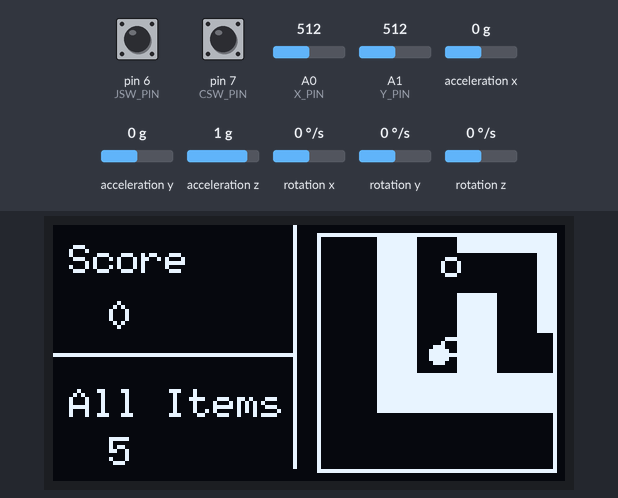
A sketch run on a simulated Arduino Uno, built with avr-gcc and run on an emulated ATmega328P. On the bench: 128×64 one-colour display. The inputs (shaded band) are chosen by the test bench; at power-on: pin 6 (JSW_PIN) HIGH, A0 (X_PIN) = 512, pin 7 (CSW_PIN) HIGH, A1 (Y_PIN) = 512, acceleration x 0 g, acceleration y 0 g, acceleration z 1 g, rotation x 0 °/s, rotation y 0 °/s, rotation z 0 °/s. Random numbers use the default seed unless the sketch sets one; the audio player accepts every command and is not drawn.

Above: at 2.2 s.
2.3 s: pin 6 (JSW_PIN) pulled LOW for 0.3 s
At 2.71 s:
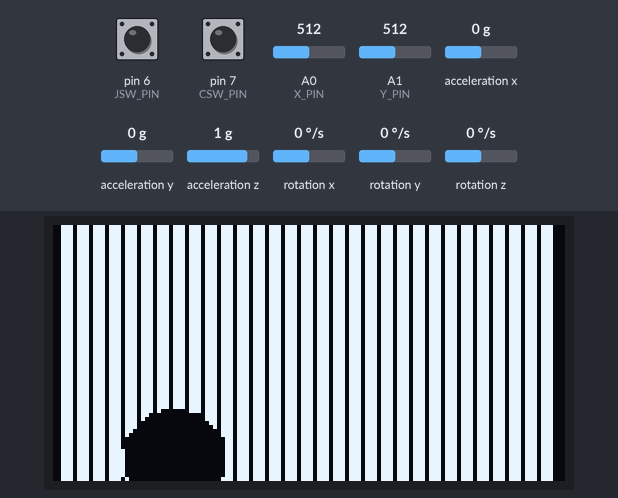
4.4 s: A0 (X_PIN) set to 30
At 6.58 s:
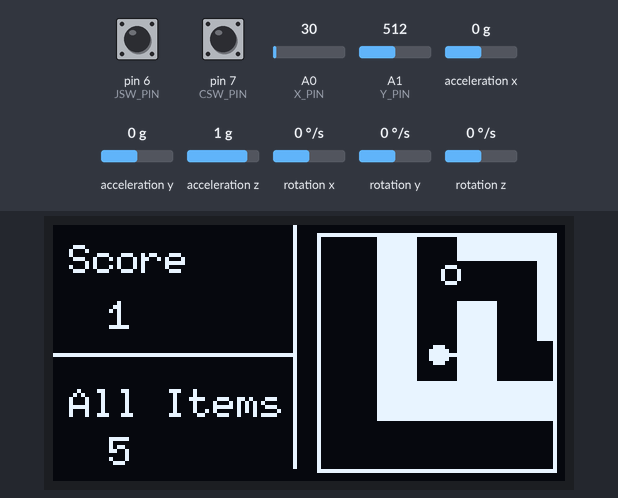
7.4 s: pin 6 (JSW_PIN) pulled LOW for 1 s
At 9.96 s:
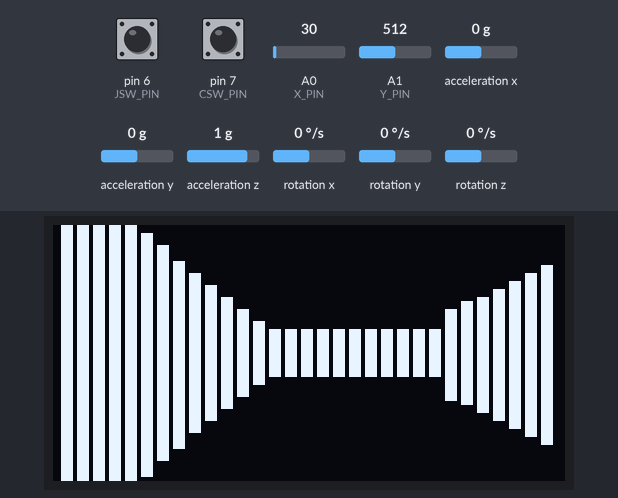
Timing chart, 0 to 11.5 s (numbered marks = the images above; inputs shaded):
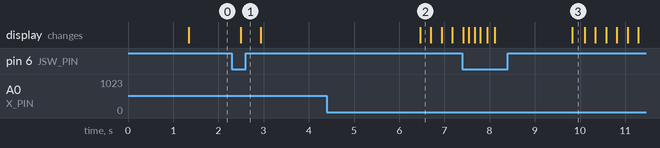

Measured:
- after the input at 2.3 s, the display: changes after 0.19 s (image 1)
- after the input at 4.4 s, the display: changes after 2.1 s (image 2)

The sketch:

task4.ino
```cpp
#include <MPU6050_6Axis_MotionApps20.h>
#include <Wire.h>
#include <U8glib.h>
#include <DFRobotDFPlayerMini.h>
#include <SoftwareSerial.h>
#include "MyLibrary.h"

#define AUDIO_ON  // 効果音付き

#define SCREEN_WIDTH 128
#define SCREEN_HEIGHT 64
#define MazeWidth 7       // 迷路の横幅
#define MazeHeight 7      // 迷路の縦幅

const int screenMidW = SCREEN_WIDTH/2;   // 画面横の中央
const int screenMidH = SCREEN_HEIGHT/2;  // 画面縦の中央

// ジョイコンのピン情報
const int X_PIN = A0;  // X軸方向の入力ピン
const int Y_PIN = A1;  // Y軸方向の入力ピン
const int JSW_PIN = 6; // ジョイコンスイッチの入力ピン
const int CSW_PIN = 7; // クラッシュスイッチの入力ピン

// I2C通信のオブジェクトインスタンス
MPU6050 mpu;
U8GLIB_SSD1306_128X64 u8g(U8G_I2C_OPT_NONE|U8G_I2C_OPT_DEV_0);

#ifdef AUDIO_ON
// オーディオ関連
SoftwareSerial mySoftwareSerial(2, 3); // RX, TX
DFRobotDFPlayerMini myDFPlayer;

bool ClearSE = false;
bool StartSE = false;
bool WalkSE = false;
#endif

// MPU6050からの情報
Quaternion preq, curq;     // クォータニオン [w, x, y, z]
float euler[3];         // オイラー角 [psi, theta, phi]
uint8_t fifoBuffer[64]; // DMPにおけるFIFOストレージバッファ

// 迷路の情報
bool  maze[MazeWidth][MazeHeight];    // 迷路のマップ
const int cellsize = 10;              // マップビューでのマス目サイズ
const int ItemAllNum = MazeHeight-2;  // アイテムの総数 10以上
Item itemList[ItemAllNum];            // アイテムの情報

// 視野の情報
const int fov = 90;                       // 視野角
const int deltaAngle = 3;                 // レイキャスティングの光線幅
const int layNum = fov / deltaAngle + 1;  // 光線の数
const int layAllNum = 360 / deltaAngle;   // 光線ベクトルの総数
const int half = (layAllNum >> 1);
const int quarter = (layAllNum >> 2);
const int eighth = (layAllNum >> 3);
Vector2D unitvec[eighth + 1];             // deltaAngle 刻みの単位ベクトル (0°から45°まで)
const int wallwidth = 3;                  // 光線に対応する描画長方形の幅
const int viewmargin = (SCREEN_WIDTH - (wallwidth + 1) * layNum) / 2;
                                          // 左端の余白
int wallheight[layNum];                   // 光線に対応する描画長方形の高さ

// プレイヤーなどの情報
Player player = Player(1.5,1.5);
int tmpcenterAngleIndex = player.centerAngleIndex;

// その他の情報
int preJoyConSWState = 1;
int preCrashSWState = 1;
unsigned long previousMs = 0;
bool GameStart = false;
bool GameClear = false;

void buildMaze(){
  for(int i=0; i<MazeWidth; i++) for(int j=0; j<MazeHeight; j++){
    if( i==0 || i==MazeWidth-1 || j==0 || j==MazeHeight-1 ) maze[i][j] = true;
    else if( i%2==0 && j%2==0 ) maze[i][j] = true;
    else  maze[i][j] = false;
  }
  for(int i=2; i<MazeWidth-2; i+=2) for(int j=2; j<MazeHeight-2; j+=2){
    int r = ((j==2) ? random(4) : random(3));
    while(1){
      if(r==0 && !maze[i+1][j]){
        maze[i+1][j] = true;  break;
      }else if(r==1 && !maze[i][j+1]){
        maze[i][j+1] = true;  break;
      }else if(r==2 && !maze[i-1][j]){
        maze[i-1][j] = true;  break;
      }else if(r==3 && !maze[i][j-1]){
        maze[i][j-1] = true;  break;
      }
      r++;
      if(j==2 && r==4) r=0;
      if(j!=2 && r==3) r=0;
    }
  }
  int k=0;
  for(int j=1; j<MazeHeight-1; j++){
    int i = random(1,MazeWidth-1);
    while(maze[i][j]) if(++i>=MazeWidth-1) i=1;
    itemList[k].pos.x = i + random(1,10) / (float)10.0;
    itemList[k].pos.y = j + random(1,10) / (float)10.0;
    itemList[k++].taken = false;
  }
}

void setupMPU() {
  Wire.begin();
  Wire.setClock(400000); // I2Cクロックを400kHz
  mpu.initialize();
  uint8_t devStatus = mpu.dmpInitialize();

  // 調べたオフセットを設定する (!!!!要変更!!!!)
  mpu.setXAccelOffset(-344);
  mpu.setYAccelOffset(365);
  mpu.setZAccelOffset(1195);
  mpu.setXGyroOffset(11);
  mpu.setYGyroOffset(-3);
  mpu.setZGyroOffset(21);

  if (devStatus == 0) {
    // キャリブレーション (較正) 回数の設定
    mpu.CalibrateAccel(6);
    mpu.CalibrateGyro(6);
    mpu.setDMPEnabled(true);
  } else {
    Serial.print("DMP Initialization failed.");
  }
}

void getUnitVec(int angleIndex, Vector2D *vec){
  bool xRev = false;
  bool yRev = false;
  bool swap = false;
  if(angleIndex < 0)   angleIndex+= layAllNum;
  if(angleIndex >= layAllNum) angleIndex -= layAllNum;
  if(angleIndex >= half){
    angleIndex = layAllNum - angleIndex;
    yRev = true;
  }
  if(angleIndex >= quarter){
    angleIndex = half - angleIndex;
    xRev = true;
  }
  if(angleIndex >= eighth){
    angleIndex = quarter - angleIndex;
    swap = true;
  }
  vec->x = unitvec[angleIndex].x;
  vec->y = unitvec[angleIndex].y;
  if(swap){
    float tmp = vec->x;
    vec->x = vec->y;  vec->y = tmp;
  }
  if(xRev)  vec->x = -vec->x;
  if(yRev)  vec->y = -vec->y;
  return;
}

void correctDistort(int angleIndex, float *len){
  Vector2D vec;
  getUnitVec(angleIndex-player.centerAngleIndex, &vec);
  *len = *len * ((abs(vec.x) < 0.001) ? 0.001 : vec.x);
}

bool hitWall(float px, float py){
  int x = floor(px);
  int y = floor(py);
  if(x<0 || y<0 || x>=MazeWidth || y>=MazeHeight) return false;
  if(px-x < 0.0001){
    if(maze[x][y]||maze[x-1][y]) return true;
  }
  if(py-y < 0.0001){
    if(maze[x][y]||maze[x][y-1]) return true;
  }
  return false;
}

float getLengthToWall(Vector2D *vec){
  float wallx = (vec->x >= 0) ? ceil(player.pos.x) : floor(player.pos.x);
  float wally = (vec->y >= 0) ? ceil(player.pos.y) : floor(player.pos.y);
  float dist, len, minlength;
  minlength = 3.0;
  bool found = false;
  for(; abs(wallx-player.pos.x)<=3.0; wallx += ((vec->x >= 0) ? 1.0 : -1.0)){
    dist = wallx-player.pos.x;
    len = dist / ((abs(vec->x) < 0.01) ? 0.01 : vec->x);
    if(hitWall(wallx, player.pos.y+len*vec->y)){
      if(minlength > len){
        found = true;
        minlength = len;  break;
      }
    }
  }
  for(; abs(wally-player.pos.y)<=3.0; wally += ((vec->y >= 0) ? 1.0 : -1.0)){
    dist = wally-player.pos.y;
    len = dist / ((abs(vec->y) < 0.01) ? 0.01 : vec->y);
    if(hitWall(player.pos.x+len*vec->x, wally)){
      if(minlength > len){
        found = true;
        minlength = len;  break;
      }
    }
  }
  if(found) return minlength;
  else  return -1;
}

int getWallHeight(int angleIndex){
  Vector2D vec;
  getUnitVec(angleIndex, &vec);
  float len = getLengthToWall(&vec);
  if(len < 0) return 0;
  correctDistort(angleIndex, &len);
  if(len < 0.001) len = 0.001;
  return constrain((SCREEN_HEIGHT / (len * 2)), 0, SCREEN_HEIGHT);
}

void setWallHeight(){
  uint8_t j=0;
  int rightlayAngleIndex = player.centerAngleIndex - (layNum>>1);
  int leftlayAngleIndex = rightlayAngleIndex + layNum - 1;
  for(int i=leftlayAngleIndex; i >= rightlayAngleIndex; i--){
    wallheight[j++] = getWallHeight(i);
  }
}

void repaintView(){
  setWallHeight();
  u8g.firstPage();
  do {
    int leftpos = viewmargin;
    for(int i=0; i<layNum; i++){
      if(wallheight[i] > 0){
        u8g.drawBox(leftpos, screenMidH - (wallheight[i] >> 1), wallwidth, wallheight[i]);
      }
      leftpos += wallwidth + 1;
    }
    for(int i=0; i<ItemAllNum; i++) if(!itemList[i].taken){
      float dist = sqrt(getDistanceSq(&player.pos,&itemList[i].pos));
      if(dist < 3.0){
        Vector2D vec;
        vec.x = (itemList[i].pos.x - player.pos.x) / dist;
        vec.y = (itemList[i].pos.y - player.pos.y) / dist;
        int itemAngle = atan2(vec.y,vec.x) * 180 / M_PI - player.centerAngleIndex * deltaAngle;
        if(itemAngle < -180) itemAngle += 360;
        if(itemAngle > 180) itemAngle -= 360;
        if(abs(itemAngle) <= (fov>>1)){
          float len = getLengthToWall(&vec);
          if(dist < len || len < 0){
            int Itemx = SCREEN_WIDTH/2 - (itemAngle) * (wallwidth+1) / deltaAngle;
            int Itemy = SCREEN_HEIGHT - dist * 10;
            int diameter = (int)(6.0/dist);
            u8g.setColorIndex(0);
            u8g.drawDisc(Itemx,Itemy,diameter);
            u8g.setColorIndex(1);
            u8g.drawCircle(Itemx,Itemy,diameter);
          }
        }
      }
    }
  } while ( u8g.nextPage() );
}

void repaintMap(){
  char ScoreStr[3], AllNumStr[3];
  if(player.ItemNum < 10) ScoreStr[0] = ' ';
  else  ScoreStr[0] = '0' + player.ItemNum / 10;
  ScoreStr[1] = '0' + player.ItemNum % 10;
  if(ItemAllNum < 10) AllNumStr[0] = ' ';
  else  AllNumStr[0] = '0' + ItemAllNum / 10;
  AllNumStr[1] = '0' + ItemAllNum % 10;
  ScoreStr[2] = AllNumStr[2] = '\0';
  Vector2D vec;

  u8g.firstPage();
  do {
    u8g.drawLine(60,0,60,60);
    u8g.drawLine(0,32,60,32);

    u8g.drawStr(4,4,"Score");
    u8g.drawStr(4,40,"All Items");
    u8g.drawStr(8,18,ScoreStr);
    u8g.drawStr(8,52,AllNumStr);

    u8g.drawFrame(66,2,60,60);
    u8g.drawDisc(96,32,2);
    getUnitVec(player.centerAngleIndex, &vec);
    int dx = floor(cellsize * vec.x * 0.7);
    int dy = - floor(cellsize * vec.y * 0.7);
    u8g.drawLine(96,32,96+dx,32+dy);

    int uppos = 2, downpos = 2 + (int)(cellsize * (player.pos.y - floor(player.pos.y)));
    int i, j = floor(player.pos.y) + 3;
    int leftpos, rightpos;
    while(uppos != SCREEN_HEIGHT-2 || downpos != SCREEN_HEIGHT-2){
      if(uppos != downpos){
        leftpos = 66; rightpos = 66 + (int)(cellsize * (ceil(player.pos.x) - player.pos.x));
        i = floor(player.pos.x) - 3;
        while(leftpos != SCREEN_WIDTH-2 || rightpos != SCREEN_WIDTH-2){
          if(leftpos != rightpos){
            if(0<=i && i<MazeWidth && 0<=j && j<MazeHeight && maze[i][j])
              u8g.drawBox(leftpos,uppos,rightpos-leftpos,downpos-uppos);
          }
          leftpos = rightpos; rightpos = min(rightpos+cellsize,SCREEN_WIDTH-2);
          i++;
        }
      }
      uppos = downpos; downpos = min(downpos+cellsize,SCREEN_HEIGHT-2);
      j--;
    }
    for(i=0; i<ItemAllNum; i++) if(!itemList[i].taken){
      int Itemdx = cellsize * (itemList[i].pos.x - player.pos.x);
      int Itemdy = - cellsize * (itemList[i].pos.y - player.pos.y);
      if(abs(Itemdx)<=30 && abs(Itemdy)<=30){
        u8g.drawCircle(96+Itemdx,32+Itemdy,2);
      }
    }
    u8g.setColorIndex(0);
    u8g.drawBox(66,0,60,2);
    u8g.drawBox(66,62,60,2);
    u8g.drawBox(61,2,4,60);
    u8g.drawBox(126,2,2,60);
    u8g.setColorIndex(1);
  } while ( u8g.nextPage() );

}

void repaintGameMessage(const char s[]){
  u8g.firstPage();
  do {
    u8g.setScale2x2();
    u8g.drawStr(2,10,s);
    u8g.undoScale();
    u8g.drawStr(12,44, "Push any button");
  } while ( u8g.nextPage() );
}

void movePlayer(int x, int y){
  float dx, dy;
  Vector2D vec1, vec2;
  getUnitVec(player.centerAngleIndex, &vec1);
  getUnitVec(player.centerAngleIndex - quarter, &vec2);
  x = ( x - 512 ) / 100;
  y = ( y - 512 ) / 100;
  dx = 0.05 * x * vec2.x + 0.05 * y * vec1.x;
  dy = 0.05 * x * vec2.y + 0.05 * y * vec1.y;
  x = floor(player.pos.x+dx);
  y = floor(player.pos.y+dy);
  if(!maze[x][y] && !hitWall(player.pos.x+dx,player.pos.y+dy)){
    player.pos.x += dx; player.pos.y += dy;
#ifdef AUDIO_ON
    if(abs(dx) > 0.2 || abs(dy) > 0.2){
      if(!WalkSE){
        myDFPlayer.volume(45);
        myDFPlayer.enableLoop();
        myDFPlayer.loop(3); // 移動音
        WalkSE = true;
      }
    }else{
      WalkSE = false;
      myDFPlayer.disableLoop();
      myDFPlayer.volume(15);
    }
#endif
  }
}

void getQuaternion(Quaternion *q){
  if (mpu.dmpGetCurrentFIFOPacket(fifoBuffer)) {
        mpu.dmpGetQuaternion(q, fifoBuffer);
  }
}

void setup() {

  Serial.begin(115200);
#ifdef AUDIO_ON
  mySoftwareSerial.begin(9600);
  if (!myDFPlayer.begin(mySoftwareSerial)) {
    Serial.println(F("Unable to begin:"));
    Serial.println(F("1.Please recheck the connection!"));
    Serial.println(F("2.Please insert the SD card!"));
    while(true);
  }
  myDFPlayer.volume(15);
#endif

  u8g.setColorIndex(1);
  u8g.setFont(u8g_font_6x10);
  u8g.setFontRefHeightExtendedText();
  u8g.setDefaultForegroundColor();
  u8g.setFontPosTop();

  setupMPU(); // MPU6050の設定

  pinMode(X_PIN, INPUT);
  pinMode(Y_PIN, INPUT);
  pinMode(JSW_PIN, INPUT_PULLUP);
  pinMode(CSW_PIN, INPUT_PULLUP);

  // 単位ベクトルの取得
  for(uint8_t i=0; i<=eighth; i++){
    unitvec[i].x = cos( i*deltaAngle/(180/PI) );
    unitvec[i].y = sin( i*deltaAngle/(180/PI) );
  }

  // 迷路ゲームの設定
  Gamereset();
}

float getDistanceSq(Vector2D *vec1, Vector2D *vec2){
  float dx = vec1->x - vec2->x;
  float dy = vec1->y - vec2->y;
  return dx*dx + dy*dy;
}

void Gamereset(){
  GameStart = false;
  GameClear = false;
  buildMaze();
  player.pos.x = 1.5; player.pos.y = 1.5;
  player.ItemNum = 0;
  player.centerAngleIndex = 0;
#ifdef AUDIO_ON
  ClearSE = false;
  StartSE = false;
#endif
}

void loop() {
  unsigned long currentMs = millis();
  int curJoyConSWState = (PIND & (1<<JSW_PIN));
  int curCrashSWState = (PIND & (1<<CSW_PIN));
  int X_POS = analogRead(X_PIN);
  int Y_POS = analogRead(Y_PIN);

  if(GameClear){
#ifdef AUDIO_ON
    if(!ClearSE){
      myDFPlayer.play(5); // クリア音
      ClearSE = true;
    }
#endif
    if(preJoyConSWState != curJoyConSWState || preCrashSWState != curCrashSWState){
      if( curJoyConSWState || !curCrashSWState){
        Gamereset();
      }
    }else{
      repaintGameMessage("Game Clear");
    }
  }else if(GameStart){

    if(curCrashSWState){
      getQuaternion(&preq);
      tmpcenterAngleIndex = player.centerAngleIndex;
    }else{
      getQuaternion(&curq);
      Quaternion offq = curq.getProduct(preq.getConjugate());
      mpu.dmpGetEuler(euler, &offq);
      player.centerAngleIndex = tmpcenterAngleIndex - (euler[0] * 180/M_PI) / deltaAngle;
    }

    if(currentMs - previousMs >= 10){
      movePlayer(X_POS,Y_POS);
      for(int i=0; i<ItemAllNum; i++) if(!itemList[i].taken){
        if(getDistanceSq(&player.pos,&itemList[i].pos)<0.16){
#ifdef AUDIO_ON
          myDFPlayer.disableLoop();
          myDFPlayer.volume(15);
          myDFPlayer.play(2); // 獲得音
          myDFPlayer.enableLoop();
          delay(1500);
          WalkSE = false;
#endif
          itemList[i].taken = true;
          if(++player.ItemNum == ItemAllNum) GameClear = true;
        }
      }
      if(curJoyConSWState){
#ifdef AUDIO_ON
        if(preJoyConSWState != curJoyConSWState)  myDFPlayer.play(4); // 場面転換
#endif
        repaintMap();
      }else  repaintView();
      previousMs = currentMs;
    }
  }else{
#ifdef AUDIO_ON
    if(!StartSE){
      myDFPlayer.enableLoop();
      myDFPlayer.loop(1); // スタート画面
      StartSE = true;
    }
#endif
    if(preJoyConSWState != curJoyConSWState || preCrashSWState != curCrashSWState){
      if( curJoyConSWState || !curCrashSWState){
        GameStart = true;
#ifdef AUDIO_ON
        myDFPlayer.disableLoop();
#endif
      }
    }else{
      repaintGameMessage("Maze Game");
    }
  }
  preJoyConSWState = curJoyConSWState;
  preCrashSWState = curCrashSWState;
}
```

MyLibrary.h
```cpp
class Vector2D {
  public:
    float x;
    float y;
};

class Player {
  public:
    int ItemNum;
    int centerAngleIndex;
    Vector2D pos;

    Player(float nx, float ny){
      ItemNum = 0;
      centerAngleIndex = 0;
      pos.x = nx; pos.y = ny;
    }
};

class Item {
  public:
    Vector2D pos;
    bool taken;
};
```
